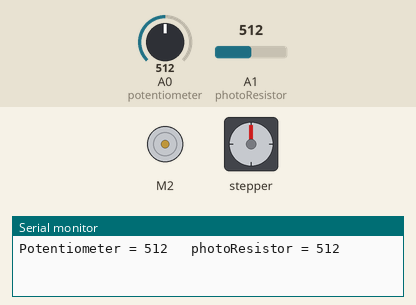
Simulated run of this sketch. Board: Arduino Uno, built with avr-gcc and run on an emulated ATmega328P. Shown: DC motor (green arrow = forward, orange = backward, longer = faster), stepper motor, the last lines printed to the serial monitor. Inputs (shaded band) come from the test bench; at power-on: A0 (potentiometer) = 512, A1 (photoResistor) = 512. Stepper angles assume 500 steps per turn.

Above: at 0.05 s.
At 1.0 s:
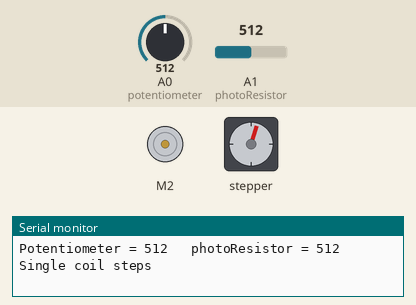
At 1.95 s:
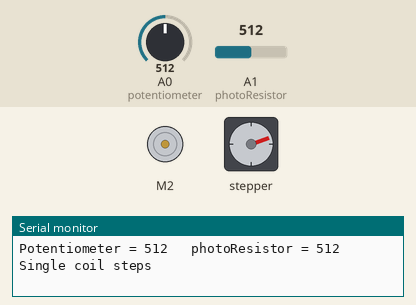
At 3.9 s:
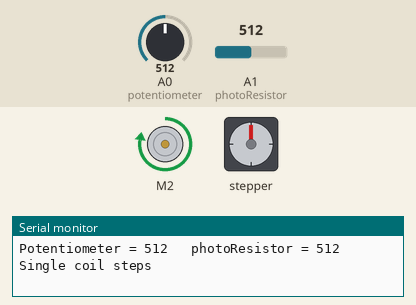
Timing chart, 0 to 9.1 s (numbered marks = the images above):
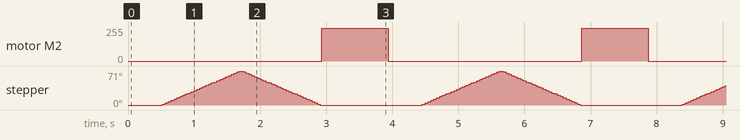

Measured:
- by itself, motor M2: alternates forward 244/255 for 1.0 s and stopped for 2.9 s
- by itself, stepper: turns 71° clockwise in 1.2 s, then 71° counter-clockwise in 1.2 s, repeating every 3.9 s

The sketch:

PreLab.ino
```cpp
#include <AFMotor.h>

/*
  Analog input, analog output, serial output

  Reads two analog input pins.

  The circuit:
  - potentiometer connected to analog pin 0.
    Center pin of the potentiometer goes to analog pin 0.
    side pins of the potentiometer go to +5V and ground
  - photo resistor goes to analog pin 1. connected in series with 10k resistor to +5V and ground.
*/


// These constants won't change. They're used to give names to the pins used:
const int potentiometer = 0;  // Analog input pin that the potentiometer is attached to
const int photoResistor = 1; // Analog input pin that photo resistor

int motorAngle = 0;        // value read from the pot
int lightIntensity = 0;        // value read from photo Resistor
AF_Stepper stepperMotor(500, 2);
AF_DCMotor dcMotor(2);


void setup() {
  // initialize serial communications at 9600 bps:
  Serial.begin(9600);
  // set motor speed
  stepperMotor.setSpeed(10);  // 10 rpm

  dcMotor.setSpeed(500);
  dcMotor.run(RELEASE);
}

void loop() {
  // read the analog in value:
  lightIntensity = analogRead(photoResistor);
  motorAngle = analogRead(potentiometer);

  // print the results to the Serial Monitor:
  Serial.print("Potentiometer = ");
  Serial.print(motorAngle);
  Serial.print("\t photoResistor = ");
  Serial.println(lightIntensity);
  delay(500);

  // turn stepper motor
  Serial.println("Single coil steps");
  stepperMotor.step(100, FORWARD, SINGLE);
  stepperMotor.step(100, BACKWARD, SINGLE);

  // dc motor run
  dcMotor.run(FORWARD);
  delay(1000);
  dcMotor.run(RELEASE);
}
```
